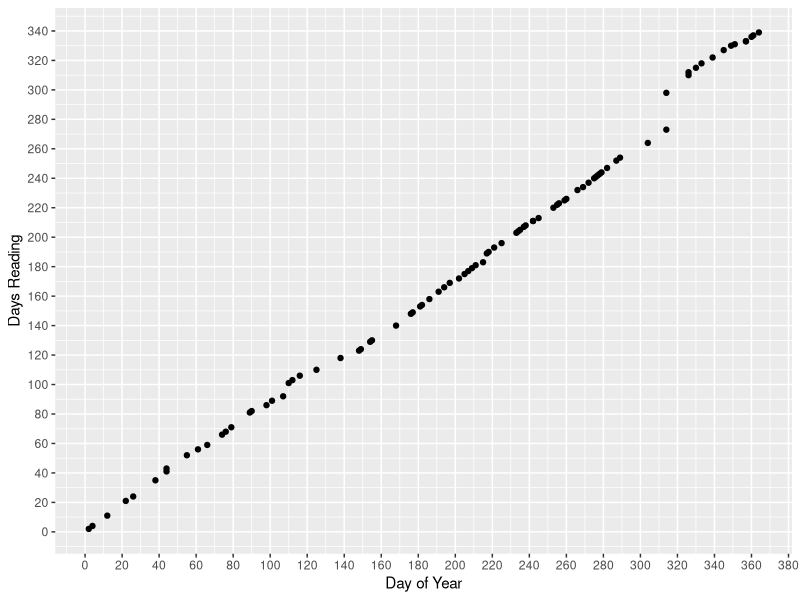

This chart was generated by the following R code:
library(tidyverse)

reads2019 <- read_csv("./SaraReads2019_allrated.csv",
                      col_names = TRUE)

# In my reading dataset, I could compute a cumulative sum of my days reading, 
# then plot that against day of the year (days numbered from 1 to 365), to see where I might have had gaps in my reading habits.
library(lubridate)

reads2019 <- reads2019 %>%
  mutate(date_started = as.Date(reads2019$date_started, format = '%m/%d/%Y'),
         date_read = as.Date(date_read, format = '%m/%d/%Y'),
         days_reading = order_by(date_read, cumsum(read_time)),
         DOY = yday(date_read))

reads2019 <- reads2019 %>%
  mutate(read_time = ifelse(read_time > DOY, DOY, read_time),
         days_reading = order_by(date_read, cumsum(read_time)))

# Now I can plot days reading against day of the year.

reads2019 %>%
  ggplot(aes(DOY, days_reading)) +
  geom_point() +
  scale_x_continuous(breaks = seq(0, 380, 20)) +
  scale_y_continuous(breaks = seq(0, 360, 20)) +
  xlab("Day of Year") +
  ylab("Days Reading")

# Based on this chart, I have few gaps in my reading habits, but overall, read 341 days out of the year. 
# There are also spots where I was clearly reading 2 books at once, as well as places where I finished one book one day, 
# then started and finished another one that same day (some of the books I read were short, though).



